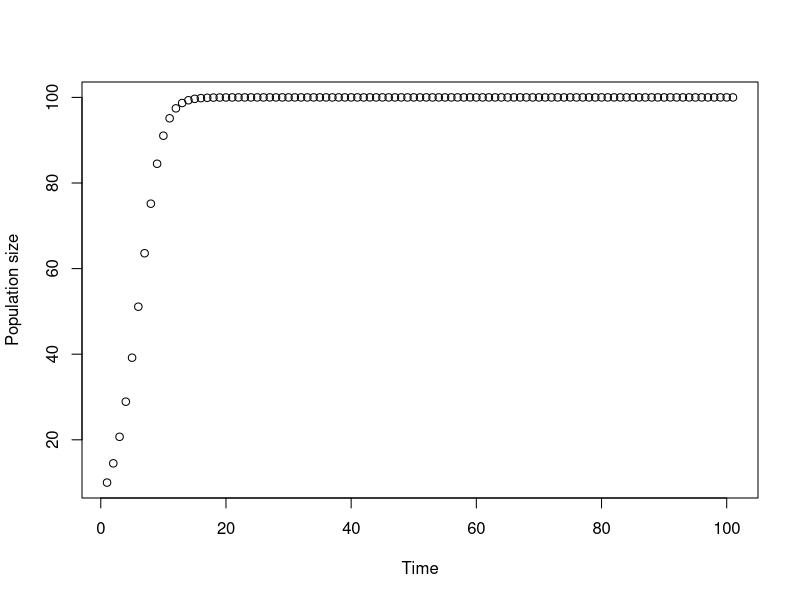
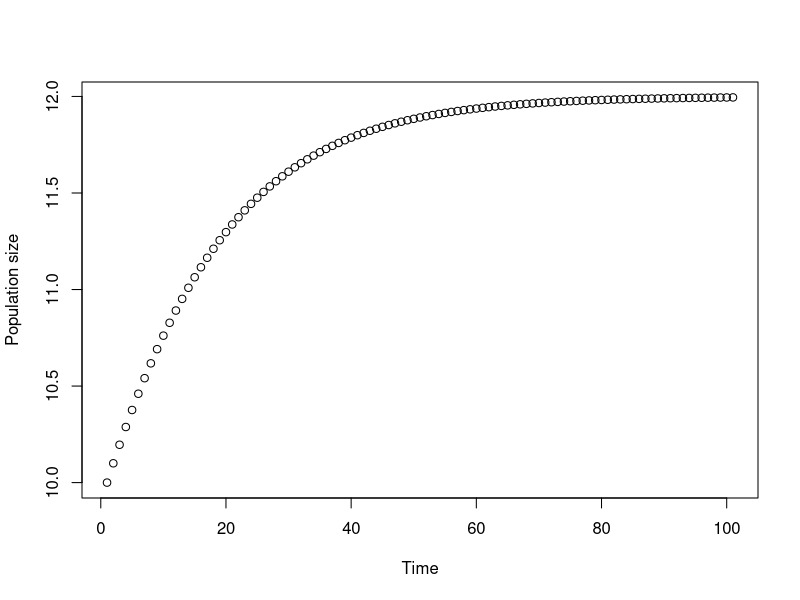

Generate these figures, in order, with R:
#ENMPG21 logistic growth model and harvesting
#Nils Bunnefeld

#Simple logistic growth model----
Nt<-10 # population at current time
r<-0.5 # pop. growth rate
K<-100 # carrying capacity of the population - limit of pop. growh
years<-100

for(i in 1:years){
  Nt[i+1]<-Nt[i]+Nt[i]*r*(1-Nt[i]/K)
}

plot(Nt,ylab="Population size",xlab="Time")


Nt<-10
r<-0.5
K<-100
years<-100
h<-0.44 # control, e.g. harvest/hunt rate, 10% in this case

for(i in 1:years){
  Nt[i+1]<-Nt[i]+Nt[i]*r*(1-Nt[i]/K)-h*Nt[i]
}

plot(Nt,ylab="Population size",xlab="Time")

# max sustainable harvest----
  # r 0.5 
  # h 0.45 no pop growth
  # h 0.44 K at 12


# carrying capacity
  # before this calc.
    # max. density per ha / or per sqkm

# https://esajournals.onlinelibrary.wiley.com/doi/full/10.1002/ecs2.1822



